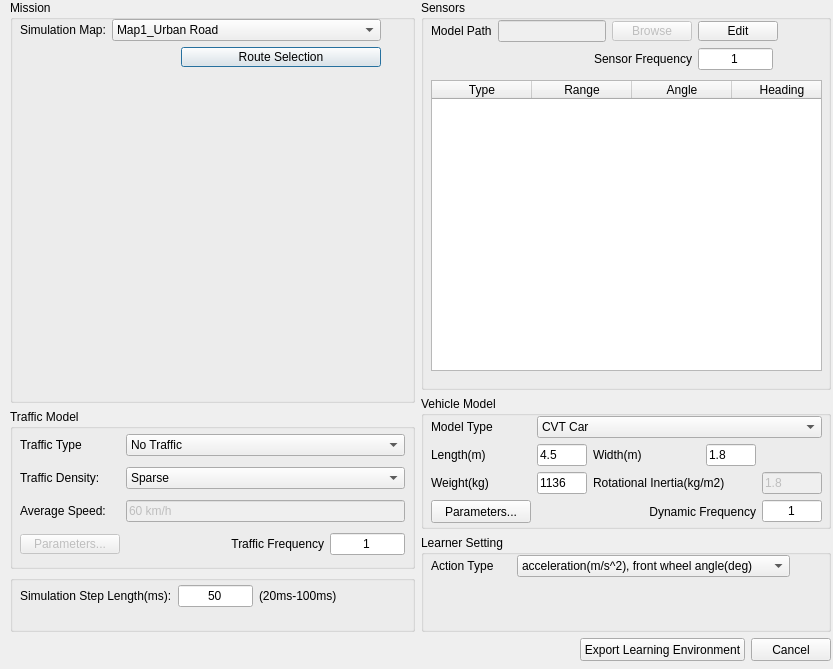
<?xml version="1.0" encoding="UTF-8"?>
<ui version="4.0">
 <class>LearnerSettingsDialog</class>
 <widget class="QDialog" name="LearnerSettingsDialog">
  <property name="geometry">
   <rect>
    <x>0</x>
    <y>0</y>
    <width>833</width>
    <height>669</height>
   </rect>
  </property>
  <property name="windowTitle">
   <string>LearnerSettings</string>
  </property>
  <property name="windowIcon">
   <iconset>
    <normaloff>../Resources/Tools/settings.png</normaloff>../Resources/Tools/settings.png</iconset>
  </property>
  <widget class="QWidget" name="verticalLayoutWidget">
   <property name="geometry">
    <rect>
     <x>0</x>
     <y>0</y>
     <width>831</width>
     <height>661</height>
    </rect>
   </property>
   <layout class="QVBoxLayout" name="verticalLayout">
    <property name="spacing">
     <number>6</number>
    </property>
    <property name="leftMargin">
     <number>10</number>
    </property>
    <item>
     <layout class="QHBoxLayout" name="horizontalLayout_2">
      <property name="sizeConstraint">
       <enum>QLayout::SetDefaultConstraint</enum>
      </property>
      <item>
       <layout class="QVBoxLayout" name="verticalLayout_3">
        <property name="spacing">
         <number>6</number>
        </property>
        <property name="sizeConstraint">
         <enum>QLayout::SetDefaultConstraint</enum>
        </property>
        <property name="topMargin">
         <number>0</number>
        </property>
        <property name="bottomMargin">
         <number>0</number>
        </property>
        <item>
         <widget class="QGroupBox" name="groupBox_2">
          <property name="sizePolicy">
           <sizepolicy hsizetype="Preferred" vsizetype="Fixed">
            <horstretch>0</horstretch>
            <verstretch>0</verstretch>
           </sizepolicy>
          </property>
          <property name="minimumSize">
           <size>
            <width>0</width>
            <height>403</height>
           </size>
          </property>
          <property name="maximumSize">
           <size>
            <width>16777215</width>
            <height>16777215</height>
           </size>
          </property>
          <property name="title">
           <string>Mission</string>
          </property>
          <widget class="QWidget" name="gridLayoutWidget">
           <property name="geometry">
            <rect>
             <x>10</x>
             <y>19</y>
             <width>381</width>
             <height>51</height>
            </rect>
           </property>
           <layout class="QGridLayout" name="gridLayout_2">
            <property name="sizeConstraint">
             <enum>QLayout::SetFixedSize</enum>
            </property>
            <item row="0" column="0">
             <widget class="QLabel" name="label_5">
              <property name="sizePolicy">
               <sizepolicy hsizetype="Preferred" vsizetype="Preferred">
                <horstretch>0</horstretch>
                <verstretch>0</verstretch>
               </sizepolicy>
              </property>
              <property name="minimumSize">
               <size>
                <width>0</width>
                <height>0</height>
               </size>
              </property>
              <property name="maximumSize">
               <size>
                <width>100</width>
                <height>16777215</height>
               </size>
              </property>
              <property name="text">
               <string>Simulation Map:</string>
              </property>
             </widget>
            </item>
            <item row="0" column="1">
             <widget class="QComboBox" name="comboMap">
              <property name="enabled">
               <bool>true</bool>
              </property>
              <property name="sizePolicy">
               <sizepolicy hsizetype="Preferred" vsizetype="Fixed">
                <horstretch>0</horstretch>
                <verstretch>0</verstretch>
               </sizepolicy>
              </property>
              <property name="minimumSize">
               <size>
                <width>269</width>
                <height>0</height>
               </size>
              </property>
              <property name="maximumSize">
               <size>
                <width>269</width>
                <height>16777215</height>
               </size>
              </property>
              <item>
               <property name="text">
                <string>Map1_Urban Road</string>
               </property>
              </item>
              <item>
               <property name="text">
                <string>Map2_Highway</string>
               </property>
              </item>
              <item>
               <property name="text">
                <string>Map3_Shanghai Anting</string>
               </property>
              </item>
              <item>
               <property name="text">
                <string>Map4_Beijing Changping</string>
               </property>
              </item>
              <item>
               <property name="text">
                <string>Map5_Mcity</string>
               </property>
              </item>
             </widget>
            </item>
            <item row="1" column="1">
             <widget class="QPushButton" name="buttonMap">
              <property name="sizePolicy">
               <sizepolicy hsizetype="Preferred" vsizetype="Fixed">
                <horstretch>0</horstretch>
                <verstretch>0</verstretch>
               </sizepolicy>
              </property>
              <property name="minimumSize">
               <size>
                <width>0</width>
                <height>0</height>
               </size>
              </property>
              <property name="maximumSize">
               <size>
                <width>200</width>
                <height>20</height>
               </size>
              </property>
              <property name="baseSize">
               <size>
                <width>0</width>
                <height>20</height>
               </size>
              </property>
              <property name="layoutDirection">
               <enum>Qt::RightToLeft</enum>
              </property>
              <property name="text">
               <string>Route Selection</string>
              </property>
             </widget>
            </item>
           </layout>
          </widget>
          <widget class="QLabel" name="label_map">
           <property name="geometry">
            <rect>
             <x>13</x>
             <y>80</y>
             <width>370</width>
             <height>310</height>
            </rect>
           </property>
           <property name="text">
            <string/>
           </property>
           <property name="pixmap">
            <pixmap>../Resources/Tools/map_background.png</pixmap>
           </property>
          </widget>
         </widget>
        </item>
        <item>
         <widget class="QGroupBox" name="groupBox_3">
          <property name="sizePolicy">
           <sizepolicy hsizetype="Preferred" vsizetype="Fixed">
            <horstretch>0</horstretch>
            <verstretch>0</verstretch>
           </sizepolicy>
          </property>
          <property name="minimumSize">
           <size>
            <width>0</width>
            <height>160</height>
           </size>
          </property>
          <property name="title">
           <string>Traffic Model</string>
          </property>
          <widget class="QWidget" name="gridLayoutWidget_2">
           <property name="geometry">
            <rect>
             <x>10</x>
             <y>20</y>
             <width>385</width>
             <height>131</height>
            </rect>
           </property>
           <layout class="QGridLayout" name="gridLayout_3">
            <property name="verticalSpacing">
             <number>6</number>
            </property>
            <item row="0" column="0">
             <widget class="QLabel" name="label_10">
              <property name="text">
               <string>Traffic Type</string>
              </property>
             </widget>
            </item>
            <item row="2" column="0">
             <widget class="QLabel" name="label_14">
              <property name="text">
               <string>Average Speed:</string>
              </property>
             </widget>
            </item>
            <item row="1" column="0">
             <widget class="QLabel" name="label_13">
              <property name="sizePolicy">
               <sizepolicy hsizetype="Fixed" vsizetype="Minimum">
                <horstretch>0</horstretch>
                <verstretch>0</verstretch>
               </sizepolicy>
              </property>
              <property name="minimumSize">
               <size>
                <width>100</width>
                <height>0</height>
               </size>
              </property>
              <property name="maximumSize">
               <size>
                <width>100</width>
                <height>16777215</height>
               </size>
              </property>
              <property name="text">
               <string>Traffic Density:</string>
              </property>
             </widget>
            </item>
            <item row="0" column="1" colspan="2">
             <widget class="QComboBox" name="comboTraffic">
              <property name="enabled">
               <bool>true</bool>
              </property>
              <property name="minimumSize">
               <size>
                <width>0</width>
                <height>0</height>
               </size>
              </property>
              <property name="maximumSize">
               <size>
                <width>16777215</width>
                <height>16777215</height>
               </size>
              </property>
              <item>
               <property name="text">
                <string>No Traffic</string>
               </property>
              </item>
              <item>
               <property name="text">
                <string>Mixed Traffic</string>
               </property>
              </item>
              <item>
               <property name="text">
                <string>Vehicle Only Traffic</string>
               </property>
              </item>
             </widget>
            </item>
            <item row="1" column="1" colspan="2">
             <widget class="QComboBox" name="comboTrafficDensity">
              <property name="minimumSize">
               <size>
                <width>0</width>
                <height>0</height>
               </size>
              </property>
              <property name="maximumSize">
               <size>
                <width>16777215</width>
                <height>16777215</height>
               </size>
              </property>
              <item>
               <property name="text">
                <string>Sparse</string>
               </property>
              </item>
              <item>
               <property name="text">
                <string>Middle</string>
               </property>
              </item>
              <item>
               <property name="text">
                <string>Dense</string>
               </property>
              </item>
             </widget>
            </item>
            <item row="2" column="1" colspan="2">
             <widget class="QLineEdit" name="editTrafficSpeed">
              <property name="enabled">
               <bool>false</bool>
              </property>
              <property name="sizePolicy">
               <sizepolicy hsizetype="Expanding" vsizetype="Fixed">
                <horstretch>0</horstretch>
                <verstretch>0</verstretch>
               </sizepolicy>
              </property>
              <property name="minimumSize">
               <size>
                <width>0</width>
                <height>20</height>
               </size>
              </property>
              <property name="maximumSize">
               <size>
                <width>16777215</width>
                <height>16777215</height>
               </size>
              </property>
              <property name="text">
               <string>60 km/h</string>
              </property>
             </widget>
            </item>
            <item row="3" column="0">
             <widget class="QPushButton" name="buttonTraffic">
              <property name="enabled">
               <bool>false</bool>
              </property>
              <property name="sizePolicy">
               <sizepolicy hsizetype="Minimum" vsizetype="Fixed">
                <horstretch>0</horstretch>
                <verstretch>0</verstretch>
               </sizepolicy>
              </property>
              <property name="minimumSize">
               <size>
                <width>0</width>
                <height>0</height>
               </size>
              </property>
              <property name="maximumSize">
               <size>
                <width>100</width>
                <height>20</height>
               </size>
              </property>
              <property name="baseSize">
               <size>
                <width>0</width>
                <height>20</height>
               </size>
              </property>
              <property name="layoutDirection">
               <enum>Qt::RightToLeft</enum>
              </property>
              <property name="text">
               <string>Parameters...</string>
              </property>
             </widget>
            </item>
            <item row="3" column="1">
             <widget class="QLabel" name="label_16">
              <property name="minimumSize">
               <size>
                <width>187</width>
                <height>0</height>
               </size>
              </property>
              <property name="text">
               <string>Traffic Frequency</string>
              </property>
              <property name="alignment">
               <set>Qt::AlignRight|Qt::AlignTrailing|Qt::AlignVCenter</set>
              </property>
             </widget>
            </item>
            <item row="3" column="2">
             <widget class="QLineEdit" name="editTrafficRatio">
              <property name="enabled">
               <bool>true</bool>
              </property>
              <property name="sizePolicy">
               <sizepolicy hsizetype="Maximum" vsizetype="Fixed">
                <horstretch>0</horstretch>
                <verstretch>0</verstretch>
               </sizepolicy>
              </property>
              <property name="minimumSize">
               <size>
                <width>0</width>
                <height>20</height>
               </size>
              </property>
              <property name="maximumSize">
               <size>
                <width>75</width>
                <height>16777215</height>
               </size>
              </property>
              <property name="text">
               <string>1</string>
              </property>
              <property name="alignment">
               <set>Qt::AlignCenter</set>
              </property>
             </widget>
            </item>
           </layout>
          </widget>
         </widget>
        </item>
        <item>
         <widget class="QGroupBox" name="groupBox_7">
          <property name="minimumSize">
           <size>
            <width>0</width>
            <height>46</height>
           </size>
          </property>
          <property name="maximumSize">
           <size>
            <width>16777215</width>
            <height>16777215</height>
           </size>
          </property>
          <property name="title">
           <string/>
          </property>
          <widget class="QWidget" name="gridLayoutWidget_9">
           <property name="geometry">
            <rect>
             <x>10</x>
             <y>10</y>
             <width>323</width>
             <height>31</height>
            </rect>
           </property>
           <layout class="QGridLayout" name="gridLayout_10">
            <property name="sizeConstraint">
             <enum>QLayout::SetFixedSize</enum>
            </property>
            <property name="verticalSpacing">
             <number>6</number>
            </property>
            <item row="0" column="1">
             <widget class="QLabel" name="label_36">
              <property name="minimumSize">
               <size>
                <width>0</width>
                <height>0</height>
               </size>
              </property>
              <property name="maximumSize">
               <size>
                <width>16777215</width>
                <height>16777215</height>
               </size>
              </property>
              <property name="text">
               <string>Simulation Step Length(ms):</string>
              </property>
             </widget>
            </item>
            <item row="0" column="2">
             <widget class="QLineEdit" name="editStepLength">
              <property name="enabled">
               <bool>true</bool>
              </property>
              <property name="sizePolicy">
               <sizepolicy hsizetype="Fixed" vsizetype="Fixed">
                <horstretch>0</horstretch>
                <verstretch>0</verstretch>
               </sizepolicy>
              </property>
              <property name="maximumSize">
               <size>
                <width>75</width>
                <height>16777215</height>
               </size>
              </property>
              <property name="text">
               <string>50</string>
              </property>
              <property name="alignment">
               <set>Qt::AlignCenter</set>
              </property>
             </widget>
            </item>
            <item row="0" column="3">
             <widget class="QLabel" name="label">
              <property name="text">
               <string>(20ms-100ms)</string>
              </property>
             </widget>
            </item>
           </layout>
          </widget>
         </widget>
        </item>
       </layout>
      </item>
      <item>
       <layout class="QVBoxLayout" name="verticalLayout_4">
        <property name="sizeConstraint">
         <enum>QLayout::SetDefaultConstraint</enum>
        </property>
        <property name="bottomMargin">
         <number>0</number>
        </property>
        <item>
         <widget class="QGroupBox" name="groupBox_6">
          <property name="sizePolicy">
           <sizepolicy hsizetype="Fixed" vsizetype="Fixed">
            <horstretch>0</horstretch>
            <verstretch>0</verstretch>
           </sizepolicy>
          </property>
          <property name="minimumSize">
           <size>
            <width>410</width>
            <height>390</height>
           </size>
          </property>
          <property name="maximumSize">
           <size>
            <width>16777215</width>
            <height>16777215</height>
           </size>
          </property>
          <property name="title">
           <string>Sensors</string>
          </property>
          <property name="alignment">
           <set>Qt::AlignLeading|Qt::AlignLeft|Qt::AlignTop</set>
          </property>
          <widget class="QWidget" name="gridLayoutWidget_6">
           <property name="geometry">
            <rect>
             <x>10</x>
             <y>20</y>
             <width>391</width>
             <height>48</height>
            </rect>
           </property>
           <layout class="QGridLayout" name="gridLayout_8">
            <property name="sizeConstraint">
             <enum>QLayout::SetFixedSize</enum>
            </property>
            <property name="verticalSpacing">
             <number>6</number>
            </property>
            <item row="0" column="2">
             <widget class="QLabel" name="label_30">
              <property name="minimumSize">
               <size>
                <width>0</width>
                <height>0</height>
               </size>
              </property>
              <property name="maximumSize">
               <size>
                <width>16777215</width>
                <height>20</height>
               </size>
              </property>
              <property name="text">
               <string>Model Path</string>
              </property>
             </widget>
            </item>
            <item row="0" column="3">
             <widget class="QLineEdit" name="editSensorsPath">
              <property name="enabled">
               <bool>false</bool>
              </property>
              <property name="minimumSize">
               <size>
                <width>0</width>
                <height>20</height>
               </size>
              </property>
             </widget>
            </item>
            <item row="0" column="4">
             <widget class="QPushButton" name="buttonBrowseSensors">
              <property name="enabled">
               <bool>false</bool>
              </property>
              <property name="sizePolicy">
               <sizepolicy hsizetype="Fixed" vsizetype="Fixed">
                <horstretch>0</horstretch>
                <verstretch>0</verstretch>
               </sizepolicy>
              </property>
              <property name="minimumSize">
               <size>
                <width>10</width>
                <height>20</height>
               </size>
              </property>
              <property name="maximumSize">
               <size>
                <width>16777215</width>
                <height>20</height>
               </size>
              </property>
              <property name="text">
               <string>Browse</string>
              </property>
             </widget>
            </item>
            <item row="0" column="5">
             <widget class="QPushButton" name="buttonSensorEdit">
              <property name="sizePolicy">
               <sizepolicy hsizetype="Fixed" vsizetype="Fixed">
                <horstretch>0</horstretch>
                <verstretch>0</verstretch>
               </sizepolicy>
              </property>
              <property name="minimumSize">
               <size>
                <width>10</width>
                <height>20</height>
               </size>
              </property>
              <property name="maximumSize">
               <size>
                <width>16777215</width>
                <height>20</height>
               </size>
              </property>
              <property name="text">
               <string>Edit</string>
              </property>
             </widget>
            </item>
            <item row="1" column="3" colspan="2">
             <widget class="QLabel" name="label_42">
              <property name="sizePolicy">
               <sizepolicy hsizetype="Minimum" vsizetype="Preferred">
                <horstretch>0</horstretch>
                <verstretch>0</verstretch>
               </sizepolicy>
              </property>
              <property name="minimumSize">
               <size>
                <width>0</width>
                <height>20</height>
               </size>
              </property>
              <property name="maximumSize">
               <size>
                <width>16777215</width>
                <height>16777215</height>
               </size>
              </property>
              <property name="layoutDirection">
               <enum>Qt::RightToLeft</enum>
              </property>
              <property name="text">
               <string>Sensor Frequency</string>
              </property>
              <property name="alignment">
               <set>Qt::AlignRight|Qt::AlignTrailing|Qt::AlignVCenter</set>
              </property>
             </widget>
            </item>
            <item row="1" column="5">
             <widget class="QLineEdit" name="editSensorRatio">
              <property name="enabled">
               <bool>true</bool>
              </property>
              <property name="maximumSize">
               <size>
                <width>75</width>
                <height>16777215</height>
               </size>
              </property>
              <property name="text">
               <string>1</string>
              </property>
              <property name="alignment">
               <set>Qt::AlignCenter</set>
              </property>
             </widget>
            </item>
           </layout>
          </widget>
          <widget class="QTableWidget" name="tableWidget">
           <property name="geometry">
            <rect>
             <x>10</x>
             <y>80</y>
             <width>391</width>
             <height>291</height>
            </rect>
           </property>
           <property name="sizePolicy">
            <sizepolicy hsizetype="Expanding" vsizetype="Expanding">
             <horstretch>0</horstretch>
             <verstretch>0</verstretch>
            </sizepolicy>
           </property>
           <property name="minimumSize">
            <size>
             <width>0</width>
             <height>291</height>
            </size>
           </property>
           <property name="maximumSize">
            <size>
             <width>391</width>
             <height>16777152</height>
            </size>
           </property>
           <property name="lineWidth">
            <number>1</number>
           </property>
           <property name="verticalScrollBarPolicy">
            <enum>Qt::ScrollBarAlwaysOff</enum>
           </property>
           <property name="horizontalScrollBarPolicy">
            <enum>Qt::ScrollBarAlwaysOff</enum>
           </property>
           <property name="autoScroll">
            <bool>false</bool>
           </property>
           <property name="editTriggers">
            <set>QAbstractItemView::NoEditTriggers</set>
           </property>
           <property name="selectionMode">
            <enum>QAbstractItemView::SingleSelection</enum>
           </property>
           <property name="selectionBehavior">
            <enum>QAbstractItemView::SelectRows</enum>
           </property>
           <column>
            <property name="text">
             <string>Type</string>
            </property>
           </column>
           <column>
            <property name="text">
             <string>Range</string>
            </property>
           </column>
           <column>
            <property name="text">
             <string>Angle</string>
            </property>
           </column>
           <column>
            <property name="text">
             <string>Heading</string>
            </property>
           </column>
          </widget>
          <zorder>tableWidget</zorder>
          <zorder>gridLayoutWidget_6</zorder>
         </widget>
        </item>
        <item>
         <widget class="QGroupBox" name="groupBox_8">
          <property name="enabled">
           <bool>true</bool>
          </property>
          <property name="sizePolicy">
           <sizepolicy hsizetype="Preferred" vsizetype="Maximum">
            <horstretch>0</horstretch>
            <verstretch>0</verstretch>
           </sizepolicy>
          </property>
          <property name="minimumSize">
           <size>
            <width>0</width>
            <height>133</height>
           </size>
          </property>
          <property name="maximumSize">
           <size>
            <width>16777215</width>
            <height>16777215</height>
           </size>
          </property>
          <property name="title">
           <string>Vehicle Model</string>
          </property>
          <widget class="QWidget" name="gridLayoutWidget_8">
           <property name="geometry">
            <rect>
             <x>10</x>
             <y>20</y>
             <width>391</width>
             <height>111</height>
            </rect>
           </property>
           <layout class="QGridLayout" name="gridLayout_9">
            <property name="verticalSpacing">
             <number>6</number>
            </property>
            <item row="2" column="0">
             <widget class="QLabel" name="label_27">
              <property name="text">
               <string>Weight(kg)</string>
              </property>
             </widget>
            </item>
            <item row="1" column="2">
             <widget class="QLabel" name="label_29">
              <property name="text">
               <string>Width(m)</string>
              </property>
             </widget>
            </item>
            <item row="1" column="0">
             <widget class="QLabel" name="label_28">
              <property name="text">
               <string>Length(m)</string>
              </property>
             </widget>
            </item>
            <item row="1" column="1">
             <widget class="QLineEdit" name="editLength">
              <property name="enabled">
               <bool>true</bool>
              </property>
              <property name="sizePolicy">
               <sizepolicy hsizetype="Maximum" vsizetype="Fixed">
                <horstretch>0</horstretch>
                <verstretch>0</verstretch>
               </sizepolicy>
              </property>
              <property name="minimumSize">
               <size>
                <width>20</width>
                <height>20</height>
               </size>
              </property>
              <property name="maximumSize">
               <size>
                <width>50</width>
                <height>16777215</height>
               </size>
              </property>
              <property name="text">
               <string>4.5</string>
              </property>
             </widget>
            </item>
            <item row="0" column="0">
             <widget class="QLabel" name="label_31">
              <property name="sizePolicy">
               <sizepolicy hsizetype="Minimum" vsizetype="Preferred">
                <horstretch>0</horstretch>
                <verstretch>0</verstretch>
               </sizepolicy>
              </property>
              <property name="minimumSize">
               <size>
                <width>100</width>
                <height>0</height>
               </size>
              </property>
              <property name="maximumSize">
               <size>
                <width>100</width>
                <height>16777215</height>
               </size>
              </property>
              <property name="text">
               <string>Model Type</string>
              </property>
             </widget>
            </item>
            <item row="2" column="1">
             <widget class="QLineEdit" name="editWeight">
              <property name="enabled">
               <bool>true</bool>
              </property>
              <property name="sizePolicy">
               <sizepolicy hsizetype="Maximum" vsizetype="Fixed">
                <horstretch>0</horstretch>
                <verstretch>0</verstretch>
               </sizepolicy>
              </property>
              <property name="minimumSize">
               <size>
                <width>50</width>
                <height>20</height>
               </size>
              </property>
              <property name="maximumSize">
               <size>
                <width>50</width>
                <height>16777215</height>
               </size>
              </property>
              <property name="text">
               <string>1136</string>
              </property>
             </widget>
            </item>
            <item row="1" column="3">
             <widget class="QLineEdit" name="editWidth">
              <property name="enabled">
               <bool>true</bool>
              </property>
              <property name="sizePolicy">
               <sizepolicy hsizetype="Maximum" vsizetype="Fixed">
                <horstretch>0</horstretch>
                <verstretch>0</verstretch>
               </sizepolicy>
              </property>
              <property name="minimumSize">
               <size>
                <width>50</width>
                <height>20</height>
               </size>
              </property>
              <property name="maximumSize">
               <size>
                <width>50</width>
                <height>16777215</height>
               </size>
              </property>
              <property name="text">
               <string>1.8</string>
              </property>
             </widget>
            </item>
            <item row="0" column="1" colspan="4">
             <widget class="QComboBox" name="comboModel">
              <property name="enabled">
               <bool>true</bool>
              </property>
              <item>
               <property name="text">
                <string>CVT Car</string>
               </property>
              </item>
              <item>
               <property name="text">
                <string>AMT Car</string>
               </property>
              </item>
              <item>
               <property name="text">
                <string>Truck</string>
               </property>
              </item>
             </widget>
            </item>
            <item row="2" column="2" colspan="2">
             <widget class="QLabel" name="label_32">
              <property name="sizePolicy">
               <sizepolicy hsizetype="Minimum" vsizetype="Preferred">
                <horstretch>0</horstretch>
                <verstretch>0</verstretch>
               </sizepolicy>
              </property>
              <property name="minimumSize">
               <size>
                <width>0</width>
                <height>0</height>
               </size>
              </property>
              <property name="maximumSize">
               <size>
                <width>150</width>
                <height>20</height>
               </size>
              </property>
              <property name="text">
               <string>Rotational Inertia(kg/m2)</string>
              </property>
             </widget>
            </item>
            <item row="2" column="4">
             <widget class="QLineEdit" name="editInertia">
              <property name="enabled">
               <bool>false</bool>
              </property>
              <property name="sizePolicy">
               <sizepolicy hsizetype="Maximum" vsizetype="Fixed">
                <horstretch>0</horstretch>
                <verstretch>0</verstretch>
               </sizepolicy>
              </property>
              <property name="minimumSize">
               <size>
                <width>0</width>
                <height>20</height>
               </size>
              </property>
              <property name="maximumSize">
               <size>
                <width>60</width>
                <height>16777215</height>
               </size>
              </property>
              <property name="text">
               <string>1.8</string>
              </property>
             </widget>
            </item>
            <item row="3" column="0">
             <widget class="QPushButton" name="buttonModel">
              <property name="enabled">
               <bool>true</bool>
              </property>
              <property name="sizePolicy">
               <sizepolicy hsizetype="Minimum" vsizetype="Maximum">
                <horstretch>0</horstretch>
                <verstretch>0</verstretch>
               </sizepolicy>
              </property>
              <property name="minimumSize">
               <size>
                <width>0</width>
                <height>23</height>
               </size>
              </property>
              <property name="maximumSize">
               <size>
                <width>100</width>
                <height>23</height>
               </size>
              </property>
              <property name="baseSize">
               <size>
                <width>0</width>
                <height>20</height>
               </size>
              </property>
              <property name="layoutDirection">
               <enum>Qt::RightToLeft</enum>
              </property>
              <property name="text">
               <string>Parameters...</string>
              </property>
             </widget>
            </item>
            <item row="3" column="1" colspan="3">
             <widget class="QLabel" name="label_44">
              <property name="sizePolicy">
               <sizepolicy hsizetype="Minimum" vsizetype="Preferred">
                <horstretch>0</horstretch>
                <verstretch>0</verstretch>
               </sizepolicy>
              </property>
              <property name="minimumSize">
               <size>
                <width>0</width>
                <height>0</height>
               </size>
              </property>
              <property name="maximumSize">
               <size>
                <width>16777215</width>
                <height>16777215</height>
               </size>
              </property>
              <property name="layoutDirection">
               <enum>Qt::RightToLeft</enum>
              </property>
              <property name="text">
               <string>Dynamic Frequency</string>
              </property>
              <property name="alignment">
               <set>Qt::AlignRight|Qt::AlignTrailing|Qt::AlignVCenter</set>
              </property>
             </widget>
            </item>
            <item row="3" column="4">
             <widget class="QLineEdit" name="editDynamicRatio">
              <property name="enabled">
               <bool>true</bool>
              </property>
              <property name="maximumSize">
               <size>
                <width>60</width>
                <height>16777215</height>
               </size>
              </property>
              <property name="text">
               <string>1</string>
              </property>
              <property name="alignment">
               <set>Qt::AlignCenter</set>
              </property>
             </widget>
            </item>
           </layout>
          </widget>
         </widget>
        </item>
        <item>
         <widget class="QGroupBox" name="groupBox_4">
          <property name="sizePolicy">
           <sizepolicy hsizetype="Preferred" vsizetype="Minimum">
            <horstretch>0</horstretch>
            <verstretch>0</verstretch>
           </sizepolicy>
          </property>
          <property name="minimumSize">
           <size>
            <width>0</width>
            <height>0</height>
           </size>
          </property>
          <property name="maximumSize">
           <size>
            <width>16777215</width>
            <height>103</height>
           </size>
          </property>
          <property name="title">
           <string>Learner Setting</string>
          </property>
          <widget class="QWidget" name="gridLayoutWidget_3">
           <property name="geometry">
            <rect>
             <x>10</x>
             <y>20</y>
             <width>391</width>
             <height>31</height>
            </rect>
           </property>
           <layout class="QGridLayout" name="gridLayout_4">
            <property name="sizeConstraint">
             <enum>QLayout::SetFixedSize</enum>
            </property>
            <property name="verticalSpacing">
             <number>6</number>
            </property>
            <item row="0" column="0">
             <widget class="QLabel" name="label_11">
              <property name="sizePolicy">
               <sizepolicy hsizetype="Preferred" vsizetype="Preferred">
                <horstretch>0</horstretch>
                <verstretch>0</verstretch>
               </sizepolicy>
              </property>
              <property name="minimumSize">
               <size>
                <width>80</width>
                <height>0</height>
               </size>
              </property>
              <property name="maximumSize">
               <size>
                <width>16777215</width>
                <height>16777215</height>
               </size>
              </property>
              <property name="text">
               <string>Action Type</string>
              </property>
             </widget>
            </item>
            <item row="0" column="1" colspan="2">
             <widget class="QComboBox" name="comboActionType">
              <property name="enabled">
               <bool>true</bool>
              </property>
              <property name="sizePolicy">
               <sizepolicy hsizetype="Expanding" vsizetype="Fixed">
                <horstretch>0</horstretch>
                <verstretch>0</verstretch>
               </sizepolicy>
              </property>
              <property name="minimumSize">
               <size>
                <width>180</width>
                <height>0</height>
               </size>
              </property>
              <property name="maximumSize">
               <size>
                <width>16777215</width>
                <height>16777215</height>
               </size>
              </property>
              <item>
               <property name="text">
                <string>acceleration(m/s^2), front wheel angle(deg)</string>
               </property>
              </item>
              <item>
               <property name="text">
                <string>eng_torque(N*m), steering(deg), brake(Mpa)</string>
               </property>
              </item>
             </widget>
            </item>
           </layout>
          </widget>
         </widget>
        </item>
       </layout>
      </item>
     </layout>
    </item>
    <item>
     <layout class="QHBoxLayout" name="horizontalLayout">
      <property name="spacing">
       <number>6</number>
      </property>
      <property name="sizeConstraint">
       <enum>QLayout::SetDefaultConstraint</enum>
      </property>
      <item>
       <spacer name="horizontalSpacer">
        <property name="orientation">
         <enum>Qt::Horizontal</enum>
        </property>
        <property name="sizeHint" stdset="0">
         <size>
          <width>40</width>
          <height>20</height>
         </size>
        </property>
       </spacer>
      </item>
      <item>
       <widget class="QPushButton" name="buttonSave">
        <property name="minimumSize">
         <size>
          <width>0</width>
          <height>23</height>
         </size>
        </property>
        <property name="maximumSize">
         <size>
          <width>16777215</width>
          <height>23</height>
         </size>
        </property>
        <property name="text">
         <string>Export Learning Environment</string>
        </property>
       </widget>
      </item>
      <item>
       <widget class="QPushButton" name="buttonCancel">
        <property name="minimumSize">
         <size>
          <width>0</width>
          <height>23</height>
         </size>
        </property>
        <property name="maximumSize">
         <size>
          <width>16777215</width>
          <height>23</height>
         </size>
        </property>
        <property name="text">
         <string>Cancel</string>
        </property>
       </widget>
      </item>
     </layout>
    </item>
   </layout>
  </widget>
 </widget>
 <tabstops>
  <tabstop>buttonSave</tabstop>
 </tabstops>
 <resources/>
 <connections/>
</ui>
